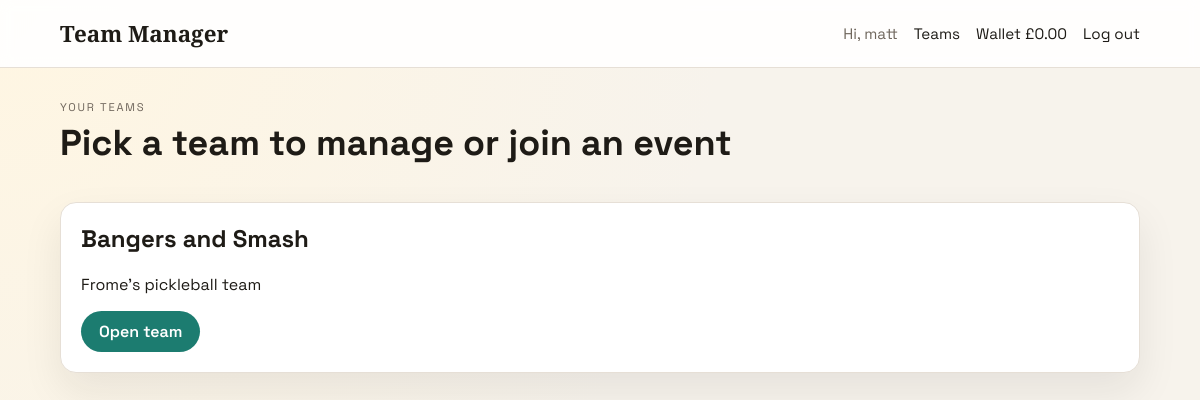
The app's page / (signed in) with its own data.
### teams/models.py (models this page shows, shortened)
class Wallet(models.Model):
    user = models.OneToOneField(
        settings.AUTH_USER_MODEL, related_name="wallet", on_delete=models.CASCADE
    )
    balance = models.DecimalField(max_digits=10, decimal_places=2, default=0)
    updated_at = models.DateTimeField(auto_now=True)

class Team(models.Model):
    name = models.CharField(max_length=120)
    description = models.TextField(blank=True)
    created_at = models.DateTimeField(auto_now_add=True)

### teams/views.py (the view)
# urls.py: path("", views.TeamListView.as_view(), name="team-list"),
class TeamListView(LoginRequiredMixin, ListView):
    model = Team
    template_name = "teams/team_list.html"
    context_object_name = "teams"
    def get_queryset(self):
        return (
            Team.objects.filter(memberships__user=self.request.user)
            .distinct()
            .order_by("name")
        )

### teams/context_processors.py (called while the page is built)
def wallet_balance(request):
    if not request.user.is_authenticated:
        return {}
    wallet = Wallet.objects.filter(user=request.user).first()
    return {"wallet_balance": wallet.balance if wallet else 0}

### teams/templates/teams/team_list.html (shortened to what this page needs)
{% extends "teams/base.html" %}
{% block content %}
<section class="page-header">
    <div>
        <p class="kicker">Your teams</p>
        <h1>Pick a team to manage or join an event</h1>
    </div>
</section>
{% if teams %}
    <div class="card-grid">
        {% for team in teams %}
            <article class="card">
                <h2>{{ team.name }}</h2>
                {% if team.description %}
                    <p>{{ team.description }}</p>
                {% else %}
                    <p class="muted">No description yet.</p>
                {% endif %}
                <a class="button" href="{% url 'teams:team-detail' team.id %}">Open team</a>
            </article>
        {% endfor %}
    </div>
{% else %}
    <div class="empty">
        <h2>No teams yet</h2>
        <p>Ask an admin to add you to a team, or create one in the admin panel.</p>
    </div>
{% endif %}
{% endblock %}

### teams/templates/teams/base.html (shortened to what this page needs)
{% load static %}
<!doctype html>
<html lang="en">
<head>
    <link rel="stylesheet" href="{% static 'teams/styles.css' %}">
</head>
<body>
    <header class="site-header">
        <div class="container header-inner">
            <a class="logo" href="{% url 'teams:team-list' %}">Team Manager</a>
            <nav class="nav">
                {% if user.is_authenticated %}
                    <span class="user">Hi, {{ user.first_name|default:user.username }}</span>
                    <a href="{% url 'teams:team-list' %}">Teams</a>
                    <a href="{% url 'teams:wallet' %}">Wallet £{{ wallet_balance|default:0|floatformat:2 }}</a>
                    <a href="{% url 'account_logout' %}">Log out</a>
                {% else %}
                    <a href="{% url 'account_login' %}">Log in</a>
                {% endif %}
            </nav>
        </div>
    </header>
    <main class="container">
        {% block content %}{% endblock %}
    </main>
</body>
</html>

### teams/static/teams/styles.css (style rules this page uses)
:root { --bg: #f7f3ec; --card: #ffffff; --ink: #1e1b16; --muted: #6f665c; --accent: #1c7c70; --accent-dark: #155f56; --line: #e6dfd6; --shadow: 0 18px 40px rgba(30, 27, 22, 0.08); }
* { box-sizing: border-box; }
body { margin: 0; font-family: "Space Grotesk", "Segoe UI", sans-serif; color: var(--ink); background: radial-gradient(circle at top left, #fff6e2, var(--bg) 50%); min-height: 100vh; }
a { color: inherit; text-decoration: none; }
.container { width: min(1080px, 92vw); margin: 0 auto; }
.site-header { background: rgba(255, 255, 255, 0.9); backdrop-filter: blur(6px); border-bottom: 1px solid var(--line); position: sticky; top: 0; z-index: 10; }
.header-inner { display: flex; align-items: center; justify-content: space-between; padding: 18px 0; gap: 16px; }
.logo { font-family: "Source Serif 4", serif; font-size: 1.4rem; font-weight: 600; }
.nav { display: flex; align-items: center; gap: 16px; font-size: 0.95rem; }
.user { color: var(--muted); }
main { padding: 32px 0 64px; }
.page-header { display: flex; align-items: flex-end; justify-content: space-between; gap: 20px; margin-bottom: 28px; }
.page-header h1 { margin: 6px 0 8px; font-size: clamp(1.8rem, 3vw, 2.6rem); }
.kicker { text-transform: uppercase; letter-spacing: 0.16em; font-size: 0.7rem; color: var(--muted); margin: 0; }
.card-grid { display: grid; grid-template-columns: repeat(auto-fit, minmax(240px, 1fr)); gap: 18px; }
.card, .event-card, .form-card { background: var(--card); border: 1px solid var(--line); border-radius: 16px; padding: 20px; box-shadow: var(--shadow); }
.card h2 { margin-top: 0; }
.button { display: inline-flex; align-items: center; justify-content: center; padding: 10px 18px; border-radius: 999px; background: var(--accent); color: white; border: none; font-weight: 600; cursor: pointer; transition: transform 0.2s ease, background 0.2s ease; }

### records on screen
Wallet: balance "0.00"
Team: name "Bangers and Smash", description "Frome's pickleball team"

### other values on screen
{{ user.first_name|default:user.username }} "matt"
